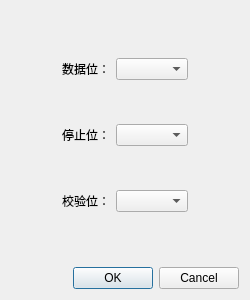
<?xml version="1.0" encoding="UTF-8"?>
<ui version="4.0">
 <class>SerialSettingDialog</class>
 <widget class="QDialog" name="SerialSettingDialog">
  <property name="geometry">
   <rect>
    <x>0</x>
    <y>0</y>
    <width>250</width>
    <height>300</height>
   </rect>
  </property>
  <property name="windowTitle">
   <string>Dialog</string>
  </property>
  <layout class="QVBoxLayout" name="verticalLayout">
   <item>
    <widget class="QWidget" name="widget" native="true">
     <layout class="QGridLayout" name="gridLayout">
      <item row="0" column="0">
       <spacer name="horizontalSpacer">
        <property name="orientation">
         <enum>Qt::Orientation::Horizontal</enum>
        </property>
        <property name="sizeHint" stdset="0">
         <size>
          <width>40</width>
          <height>20</height>
         </size>
        </property>
       </spacer>
      </item>
      <item row="2" column="1">
       <widget class="QLabel" name="label_4">
        <property name="sizePolicy">
         <sizepolicy hsizetype="Fixed" vsizetype="Preferred">
          <horstretch>0</horstretch>
          <verstretch>0</verstretch>
         </sizepolicy>
        </property>
        <property name="text">
         <string>校验位：</string>
        </property>
        <property name="alignment">
         <set>Qt::AlignmentFlag::AlignCenter</set>
        </property>
       </widget>
      </item>
      <item row="1" column="2">
       <widget class="QComboBox" name="cbBox_StopBit"/>
      </item>
      <item row="0" column="2">
       <widget class="QComboBox" name="cbBox_DataBit"/>
      </item>
      <item row="1" column="1">
       <widget class="QLabel" name="label_3">
        <property name="sizePolicy">
         <sizepolicy hsizetype="Fixed" vsizetype="Preferred">
          <horstretch>0</horstretch>
          <verstretch>0</verstretch>
         </sizepolicy>
        </property>
        <property name="text">
         <string>停止位：</string>
        </property>
        <property name="alignment">
         <set>Qt::AlignmentFlag::AlignCenter</set>
        </property>
       </widget>
      </item>
      <item row="0" column="1">
       <widget class="QLabel" name="label_2">
        <property name="sizePolicy">
         <sizepolicy hsizetype="Fixed" vsizetype="Preferred">
          <horstretch>0</horstretch>
          <verstretch>0</verstretch>
         </sizepolicy>
        </property>
        <property name="text">
         <string>数据位：</string>
        </property>
        <property name="alignment">
         <set>Qt::AlignmentFlag::AlignCenter</set>
        </property>
       </widget>
      </item>
      <item row="2" column="2">
       <widget class="QComboBox" name="cbBox_Parity"/>
      </item>
      <item row="0" column="3">
       <spacer name="horizontalSpacer_2">
        <property name="orientation">
         <enum>Qt::Orientation::Horizontal</enum>
        </property>
        <property name="sizeHint" stdset="0">
         <size>
          <width>40</width>
          <height>20</height>
         </size>
        </property>
       </spacer>
      </item>
     </layout>
    </widget>
   </item>
   <item>
    <widget class="QDialogButtonBox" name="buttonBox">
     <property name="orientation">
      <enum>Qt::Orientation::Horizontal</enum>
     </property>
     <property name="standardButtons">
      <set>QDialogButtonBox::StandardButton::Cancel|QDialogButtonBox::StandardButton::Ok</set>
     </property>
    </widget>
   </item>
  </layout>
 </widget>
 <resources/>
 <connections>
  <connection>
   <sender>buttonBox</sender>
   <signal>accepted()</signal>
   <receiver>SerialSettingDialog</receiver>
   <slot>accept()</slot>
   <hints>
    <hint type="sourcelabel">
     <x>248</x>
     <y>254</y>
    </hint>
    <hint type="destinationlabel">
     <x>157</x>
     <y>274</y>
    </hint>
   </hints>
  </connection>
  <connection>
   <sender>buttonBox</sender>
   <signal>rejected()</signal>
   <receiver>SerialSettingDialog</receiver>
   <slot>reject()</slot>
   <hints>
    <hint type="sourcelabel">
     <x>316</x>
     <y>260</y>
    </hint>
    <hint type="destinationlabel">
     <x>286</x>
     <y>274</y>
    </hint>
   </hints>
  </connection>
 </connections>
</ui>
